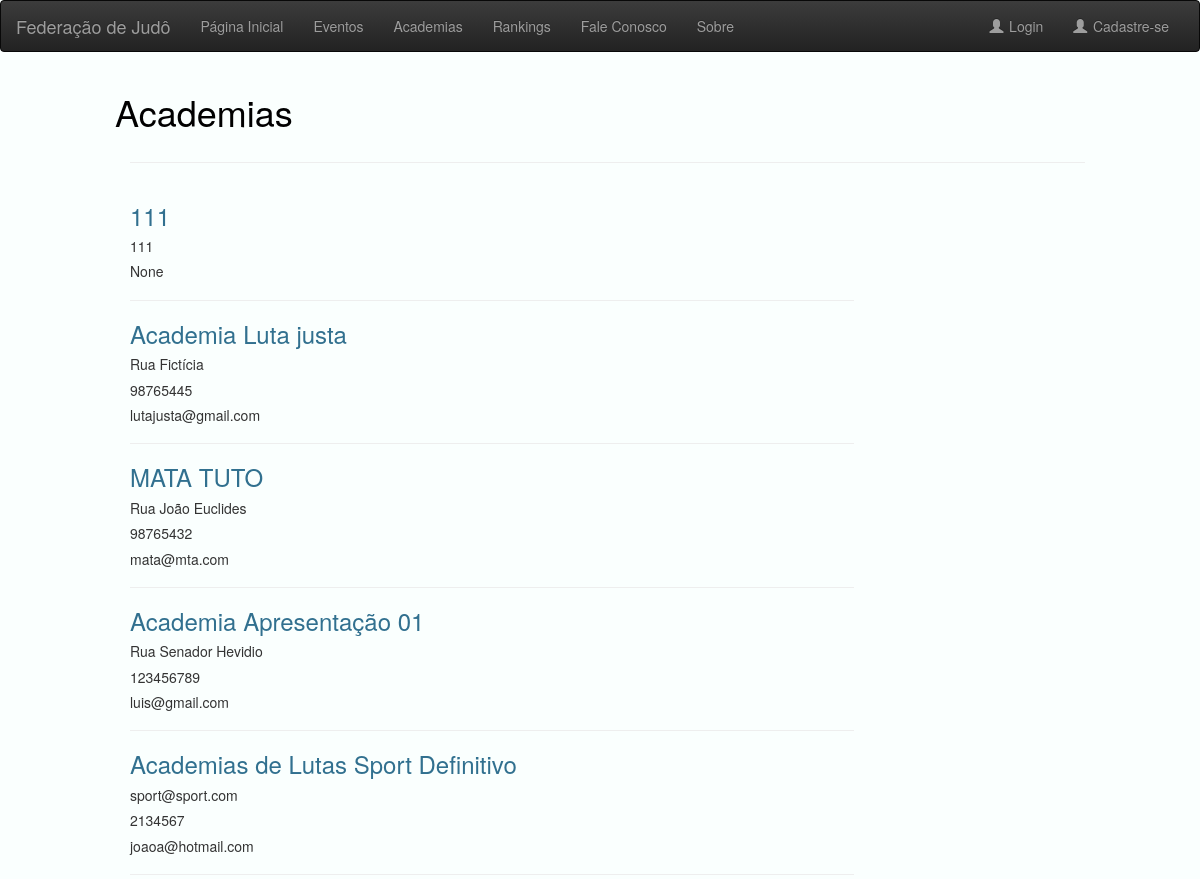
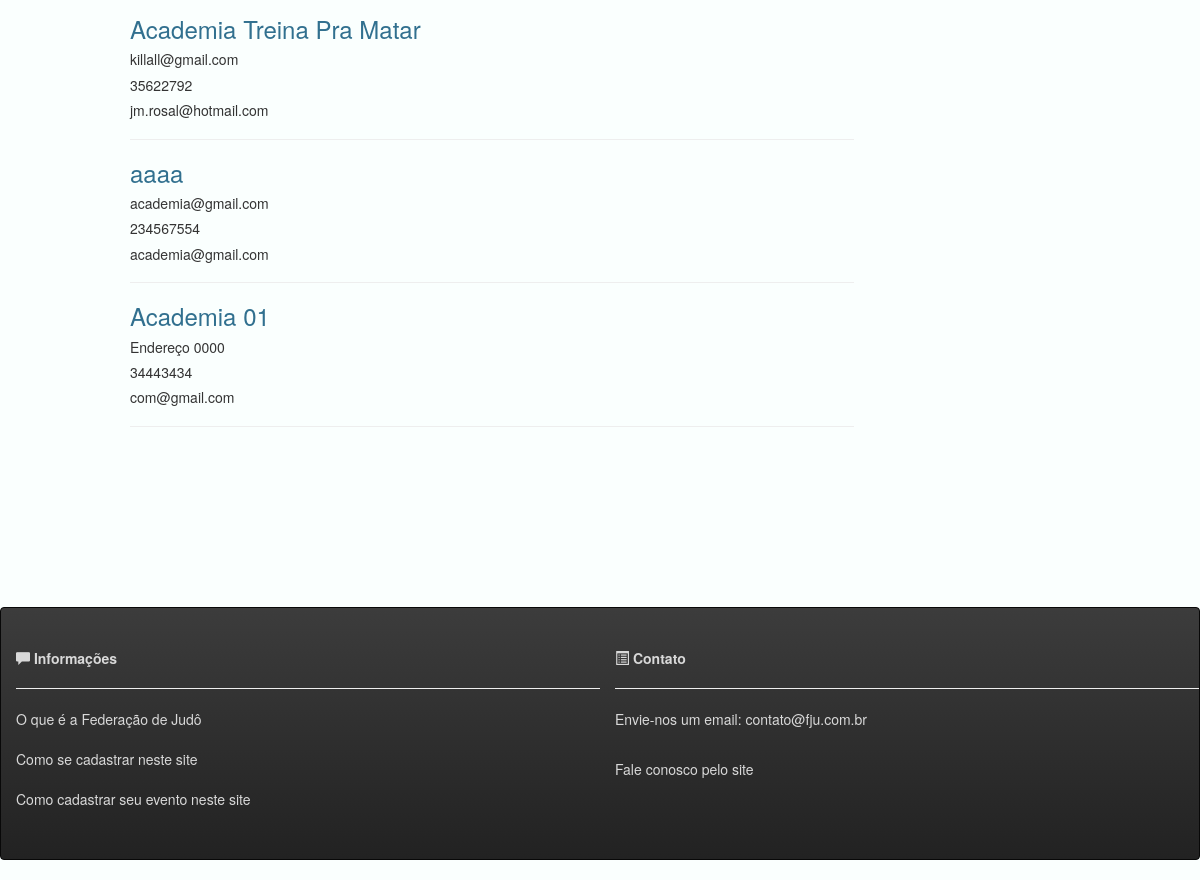
Screenshot of /academias with the database file from the repository (2 pictures, top to bottom).
### fed_judo/models.py (models this page shows, shortened)
class Academia(models.Model):
    nome_Academia = models.TextField()
    endereco_academia = models.TextField()
    limite_atletas = models.IntegerField(null=True)
    telefone = models.IntegerField(null=True)
    email = models.EmailField(max_length=75, null=True)
    pontuacao = models.PositiveIntegerField(null=True)

### fed_judo/views.py (the view)
# urls.py: url(r'^academias$', views.academias, name="academias.html"),
def academias(request):
    academias = Academia.objects.all()#.order_by('published_date')
    return render (request, 'academias.html', {'academias':academias})

### fed_judo/templates/academias.html (shortened to what this page needs)
{% extends 'base.html' %}
{% block body %}
<div class="container-fluid">
   <div class="row content">
     <div class="col-sm-1 sidenav">
     </div>
     <div class="col-sm-10">
       <h1>Academias</h1>
       <div class="collapse navbar-collapse" id="myNavbar">
        <hr>
       </div>
          <div class="col-sm-9">
              {% for a in academias %}
  			      <h3 class="text-info" > {{a.nome_Academia}}</h3>
              <h5>{{a.endereco_academia}}</h5>
  			      <h5>
                {% if a.telefone %}
                {{a.telefone}}
                {% endif %}
              </h5>
              <h5>{{a.email}}</h5>
  			    <hr>
            {% endfor %}
          </div>
    </div>
  </div>
</div>
{% endblock %}

### fed_judo/static/css/estilo.css (style rules this page uses)
h1 { color: black; text-decoration: none; }

### rows the page displays
Academia: nome_Academia "111", endereco_academia "111", email "None"
Academia: nome_Academia "Academia Luta justa", endereco_academia "Rua Fictícia", telefone "98765445", email "lutajusta@gmail.com"
Academia: nome_Academia "MATA TUTO", endereco_academia "Rua João Euclides", telefone "98765432", email "mata@mta.com"
Academia: nome_Academia "Academia Apresentação 01", endereco_academia "Rua Senador Hevidio", telefone "123456789", email "luis@gmail.com"
Academia: nome_Academia "Academias de Lutas Sport Definitivo", endereco_academia "sport@sport.com", telefone "2134567", email "joaoa@hotmail.com"
Academia: nome_Academia "Academia Treina Pra Matar", endereco_academia "killall@gmail.com", telefone "35622792", email "jm.rosal@hotmail.com"
Academia: nome_Academia "aaaa", endereco_academia "academia@gmail.com", telefone "234567554", email "academia@gmail.com"
Academia: nome_Academia "Academia 01", endereco_academia "Endereço 0000", telefone "34443434", email "com@gmail.com"
